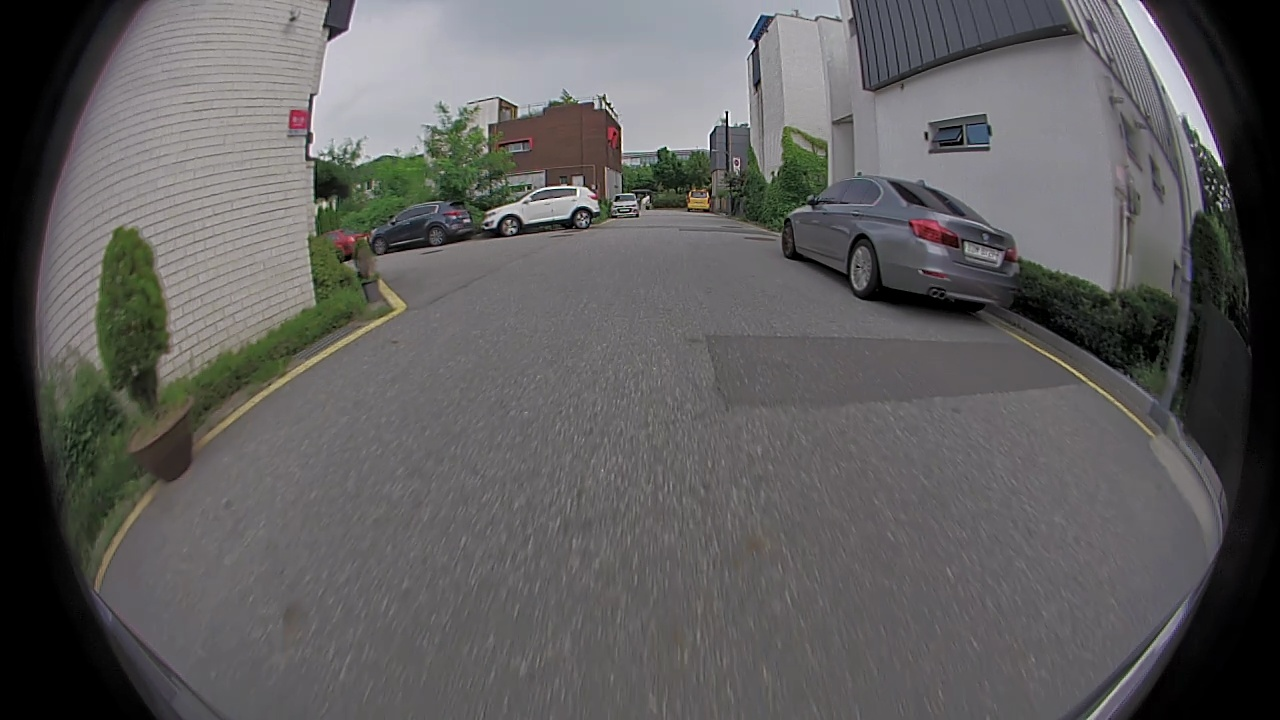
#> input picture A5_fisheye_image.jpg, 1280 x 720 px
$ python create_vignetting_mask.py
#> lines starting #> are read from the running program, lines starting #| are printed output that depends on the picture; after the words box and inside, x2 and y2 are one past the last pixel; in counts of white or black regions, pixels touching at a corner belong together; pictures that were not available may be replaced by others from this repository, and a replacement may not be noted
### options.py
# Copyright Niantic 2019. Patent Pending. All rights reserved.
#
# This software is licensed under the terms of the Monodepth2 licence
# which allows for non-commercial use only, the full terms of which are made
# available in the LICENSE file.

from __future__ import absolute_import, division, print_function

import os
import argparse
from select import select

file_dir = os.path.dirname(__file__)  # the directory that options.py resides in


class MonodepthOptions:
    def __init__(self):
        self.parser = argparse.ArgumentParser(description="Monodepthv2 options")
        # Deep Network
        self.parser.add_argument("--depth_network",
                                 type=str,
                                 help="choose the deep network",
                                 default="DepthResNet",
                                 choices=["DepthResNet", "DepthResNet_latest", "DepthPSResNet",
                                          "DepthResNet_CBAM", "HRLiteNet", "LwDepthResNet",
                                          "RepVGGNet"])
        self.parser.add_argument("--decoder",
                                 type=str,
                                 help="choose the depth decoder : [Lite_Decoder, original, ECA_Dnet, Dnet, HR_decoder, PS(Pixel Shuffle)_Decoder, PS_RepVGG_Decoder, PS_Dnet_RepVGG_Decoder]",
                                 default="original",
                                 choices=["Lite_Decoder", "original", "ECA_Dnet", "Dnet",
                                          "HR_decoder", "PS_Decoder", "PS_RepVGG_Decoder", "PS_Dnet_RepVGG_Decoder",
                                          "CAD_Decoder", "NCDL_Decoder"])

        # PATHS
        self.parser.add_argument("--data_path",
                                 type=str,
                                 help="path to the training data",
                                 default=os.path.join(file_dir, "kitti_data"))
        self.parser.add_argument("--log_dir",
                                 type=str,
                                 help="log directory",
                                 default=os.path.join(os.path.expanduser("~"), "tmp"))

        # TRAINING options
        self.parser.add_argument("--disable_auto_blur",
                                 help="if set, disable Auto-Blur",
                                 default=False, action="store_true")
        self.parser.add_argument("--receptive_field_of_auto_blur",
                                 type=int, default=9)
        self.parser.add_argument("--disable_ambiguity_mask",
                                 help="if set, disable Ambiguity-Masking",
                                 default=False,
                                 action="store_true")
        self.parser.add_argument("--ambiguity_thresh",
                                 type=float,
                                 help="threshold for ambiguous pixels",
                                 default=0.3)
        self.parser.add_argument("--hf_pixel_thresh",
                                 type=float,
                                 help="hf pixel thresh in Auto-Blur",
                                 default=0.2)
        self.parser.add_argument("--hf_area_percent_thresh",
                                 type=int, default=60)
        self.parser.add_argument("--ambiguity_by_negative_exponential",
                                 help='if set, use negative exponential '
                                      'to replace threshold',
                                 default=False, action="store_true")
        self.parser.add_argument("--negative_exponential_coefficient",
                                 help='coefficient of negative '
                                      'exponential function',
                                 type=int, default=3)
        self.parser.add_argument("--random_seed",
                                 default=None, type=int)

        self.parser.add_argument("--model_name",
                                 type=str,
                                 help="the name of the folder to save the model in",
                                 default="mdp")
        self.parser.add_argument("--split",
                                 type=str,
                                 help="which training split to use",
                                 choices=["eigen_zhou", "eigen_full", "odom",
                                        "benchmark", "eigen_test", "cityscapes_preprocessed",
                                        "A5_v4_frontview", "A5_v4_frontview_denoise", "A5_v4_frontview_carhood",
                                        "A5_adj_3_rearview", "A5_verify_rearview_default", "A5_verify_rearview_selected",
                                        "A5_fisheye_cropped_images_for_md2", "A5_fisheye_original_images_for_md2", "A6_ch2_md2_dataset"],
                                 default="eigen_zhou")
        self.parser.add_argument("--num_layers",
                                 type=int,
                                 help="number of resnet layers",
                                 default=18,
                                 choices=[18, 34, 50, 101, 152])
        self.parser.add_argument("--dataset",
                                 type=str,
                                 help="dataset to train on",
                                 default="kitti",
                                 choices=["kitti", "kitti_odom", "kitti_depth", "kitti_test",
                                          "cityscapes_preprocessed", "nextchip"])
        self.parser.add_argument("--png",
                                 help="if set, trains from raw KITTI png files (instead of jpgs)",
                                 action="store_true")
        self.parser.add_argument("--height",
                                 type=int,
                                 help="input image height",
                                 default=192)
        self.parser.add_argument("--width",
                                 type=int,
                                 help="input image width",
                                 default=640)
        self.parser.add_argument("--disparity_smoothness",
                                 type=float,
                                 help="disparity smoothness weight",
                                 default=1e-3)
        self.parser.add_argument("--scales",
                                 nargs="+",
                                 type=int,
                                 help="scales used in the loss",
                                 default=[0, 1, 2, 3])
        self.parser.add_argument("--min_depth",
                                 type=float,
                                 help="minimum depth",
                                 default=0.1)
        self.parser.add_argument("--max_depth",
                                 type=float,
                                 help="maximum depth",
                                 default=100.0)
        self.parser.add_argument("--use_stereo",
                                 help="if set, uses stereo pair for training",
                                 action="store_true")
        self.parser.add_argument("--frame_ids",
                                 nargs="+",
                                 type=int,
                                 help="frames to load",
                                 default=[0, -1, 1])


        # OPTIMIZATION options
        self.parser.add_argument("--batch_size",
                                 type=int,
                                 help="batch size",
                                 default=12)
        self.parser.add_argument("--learning_rate",
                                 type=float,
                                 help="learning rate",
                                 default=1e-4)
        self.parser.add_argument("--num_epochs",
                                 type=int,
                                 help="number of epochs",
                                 default=20)
        self.parser.add_argument("--scheduler_step_size",
                                 type=int,
                                 help="step size of the scheduler",
                                 default=12)
        self.parser.add_argument("--lr_scheduler",
                                 type=str,
                                 help="Choose lr_sheduler",
                                 default="StepLR",
                                 choices=["StepLR", "CosAnnLR"])

        # ABLATION options
        self.parser.add_argument("--v1_multiscale",
                                 help="if set, uses monodepth v1 multiscale",
                                 action="store_true")
        self.parser.add_argument("--avg_reprojection",
                                 help="if set, uses average reprojection loss",
                                 action="store_true")
        self.parser.add_argument("--disable_automasking",
                                 help="if set, doesn't do auto-masking",
                                 action="store_true")
        self.parser.add_argument("--predictive_mask",
                                 help="if set, uses a predictive masking scheme as in Zhou et al",
                                 action="store_true")
        self.parser.add_argument("--no_ssim",
                                 help="if set, disables ssim in the loss",
                                 action="store_true")
        self.parser.add_argument("--weights_init",
                                 type=str,
                                 help="pretrained or scratch",
                                 default="pretrained",
                                 choices=["pretrained", "scratch"])
        self.parser.add_argument("--pose_model_input",
                                 type=str,
                                 help="how many images the pose network gets",
                                 default="pairs",
                                 choices=["pairs", "all"])
        self.parser.add_argument("--pose_model_type",
                                 type=str,
                                 help="normal or shared",
                                 default="separate_resnet",
                                 choices=["posecnn", "separate_resnet", "separate_resnet_cbam", "separate_repVGG", "shared"])
        self.parser.add_argument("--vignetting_mask",
                                 help="if set, able vignetting mask in the loss. Use only fisheye lens",
                                 default=False,
                                 action="store_true")

        # SYSTEM options
        self.parser.add_argument("--no_cuda",
                                 help="if set disables CUDA",
                                 action="store_true")
        self.parser.add_argument("--num_workers",
                                 type=int,
                                 help="number of dataloader workers",
                                 default=12)
        self.parser.add_argument("--gpu_number",
                                 help="When you want to choose GPU number",
                                 default=0)

        # LOADING options
        self.parser.add_argument("--load_weights_folder",
                                 type=str,
                                 help="name of model to load")
        self.parser.add_argument("--models_to_load",
                                 nargs="+",
                                 type=str,
                                 help="models to load",
                                 default=["encoder", "depth", "pose_encoder", "pose"])

        # LOGGING options
        self.parser.add_argument("--log_frequency",
                                 type=int,
                                 help="number of batches between each tensorboard log",
                                 default=250)
        self.parser.add_argument("--save_frequency",
                                 type=int,
                                 help="number of epochs between each save",
                                 default=1)

        # EVALUATION options
        self.parser.add_argument("--eval_stereo",
                                 help="if set evaluates in stereo mode",
                                 action="store_true")
        self.parser.add_argument("--eval_mono",
                                 help="if set evaluates in mono mode",
                                 action="store_true")
        self.parser.add_argument("--disable_median_scaling",
                                 help="if set disables median scaling in evaluation",
                                 action="store_true")
        self.parser.add_argument("--pred_depth_scale_factor",
                                 help="if set multiplies predictions by this number",
                                 type=float,
                                 default=1)
        self.parser.add_argument("--ext_disp_to_eval",
                                 type=str,
                                 help="optional path to a .npy disparities file to evaluate")
        self.parser.add_argument("--eval_split",
                                 type=str,
                                 default="eigen",
                                 choices=[
                                    "eigen", "eigen_benchmark", "benchmark", "odom_9", "odom_10"],
                                 help="which split to run eval on")
        self.parser.add_argument("--save_pred_disps",
                                 help="if set saves predicted disparities",
                                 action="store_true")
        self.parser.add_argument("--no_eval",
                                 help="if set disables evaluation",
                                 action="store_true")
        self.parser.add_argument("--onepass",
                                 help="if set onepass model for evaluation",
                                 action="store_true")
        self.parser.add_argument("--eval_eigen_to_benchmark",
                                 help="if set assume we are loading eigen results from npy but "
                                      "we want to evaluate using the new benchmark.",
                                 action="store_true")
        self.parser.add_argument("--eval_out_dir",
                                 help="if set will output the disparities to this folder",
                                 type=str)
        self.parser.add_argument("--post_process",
                                 help="if set will perform the flipping post processing "
                                      "from the original monodepth paper",
                                 action="store_true")

        # [9 lines of commented-out code are left out]

    def parse(self):
        self.options = self.parser.parse_args()
        return self.options

### create_vignetting_mask.py
import cv2
import os
import numpy as np
import matplotlib.pyplot as plt
from tqdm import tqdm
from os import listdir
from scipy.optimize import leastsq
from options import MonodepthOptions


class fisheye_dataset_vignetting_tools:
    def __init__(self, options):
        self.file_dir = os.path.dirname(__file__)  # the directory that A5_dataset_splits.py resides in
        self.opt = options
        self.train_val_folder = sorted(listdir(self.opt.data_path))


    # Function to calculate the residuals for least squares circle fit
    def calculate_residuals(self, c, x, y):
        xi = c[0]
        yi = c[1]
        ri = c[2]
        return ((x-xi)**2 + (y-yi)**2 - ri**2)


    def create_vignetting_mask(self):
    # Initialize lists to store the coordinates of the first non-black pixels from left and right for each row
        x_coords = []
        y_coords = []

        non_vignetting_threshold = 33
        inner_circle_margin = 5
        # Random Image selection
        img = cv2.imread("A5_fisheye_image.jpg")
#> img is the input picture: shape (720, 1280, 3); mean B, G, R 94.3, 94.4, 95.5
        img_gray = cv2.cvtColor(img, cv2.COLOR_BGR2GRAY)
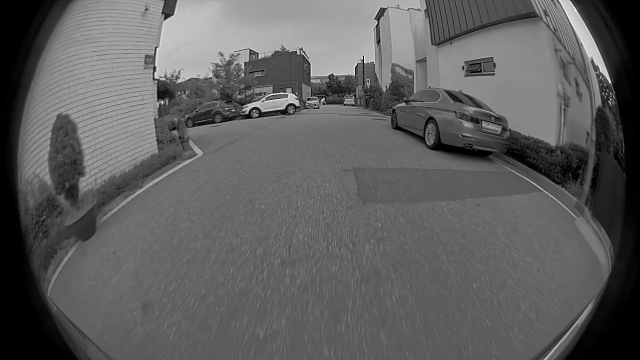
#> img_gray: shape (720, 1280) (shown at 1/2 size); min 0, max 255, mean 94.7
        # Scan each row of the image
        for i in range(img_gray.shape[0]):

            # Scan from the left
            for j in range(img_gray.shape[1]):
                if np.any(img_gray[i,j] > non_vignetting_threshold):
                    x_coords.append(j)
                    y_coords.append(i)
                    break

            # Scan from the right
            for j in range(img_gray.shape[1]-1, -1, -1):
                if np.any(img_gray[i,j] > non_vignetting_threshold):
                    x_coords.append(j)
                    y_coords.append(i)
                    break

        # Convert the lists to numpy arrays
        x = np.array(x_coords)
        y = np.array(y_coords)

        # Initial guess for circle parameters (center at middle of image, radius half the image width)
        c0 = [img_gray.shape[1]/2, img_gray.shape[0]/2, img_gray.shape[1]/4]

        # Perform least squares circle fit
        c, _ = leastsq(self.calculate_residuals, c0, args=(x, y))

        img_color = img.copy()
        # Draw the circle on the original image
        cv2.circle(img_color, (int(c[0]), int(c[1])), int(c[2])-10, (0, 255, 0), 2)
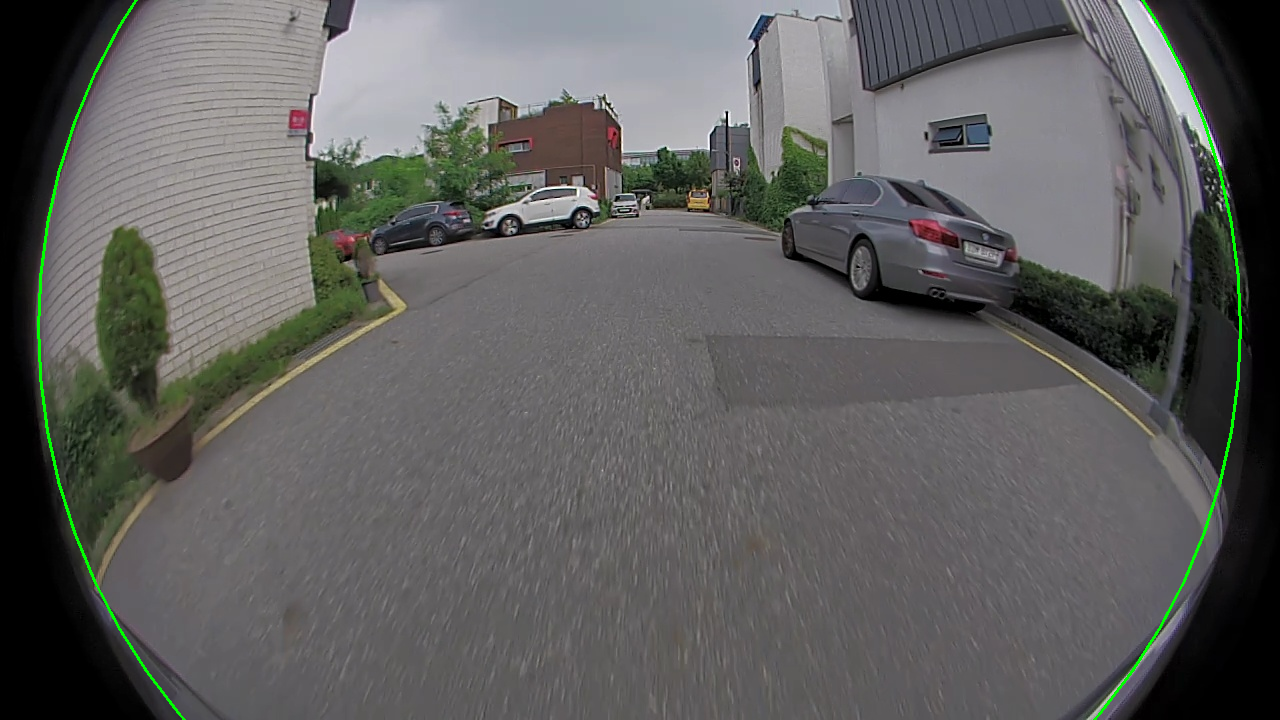
#> img_color: shape (720, 1280, 3); 0.5% of pixels changed, all inside (x1, y1, x2, y2) = (37, 0, 1242, 720)

        # Fill in the inside of the circle
        mask_valid = np.zeros((img.shape[0], img.shape[1])).astype(np.uint8)
        cv2.circle(mask_valid, (int(c[0]), int(c[1])), int(c[2])-inner_circle_margin, 1, -1)
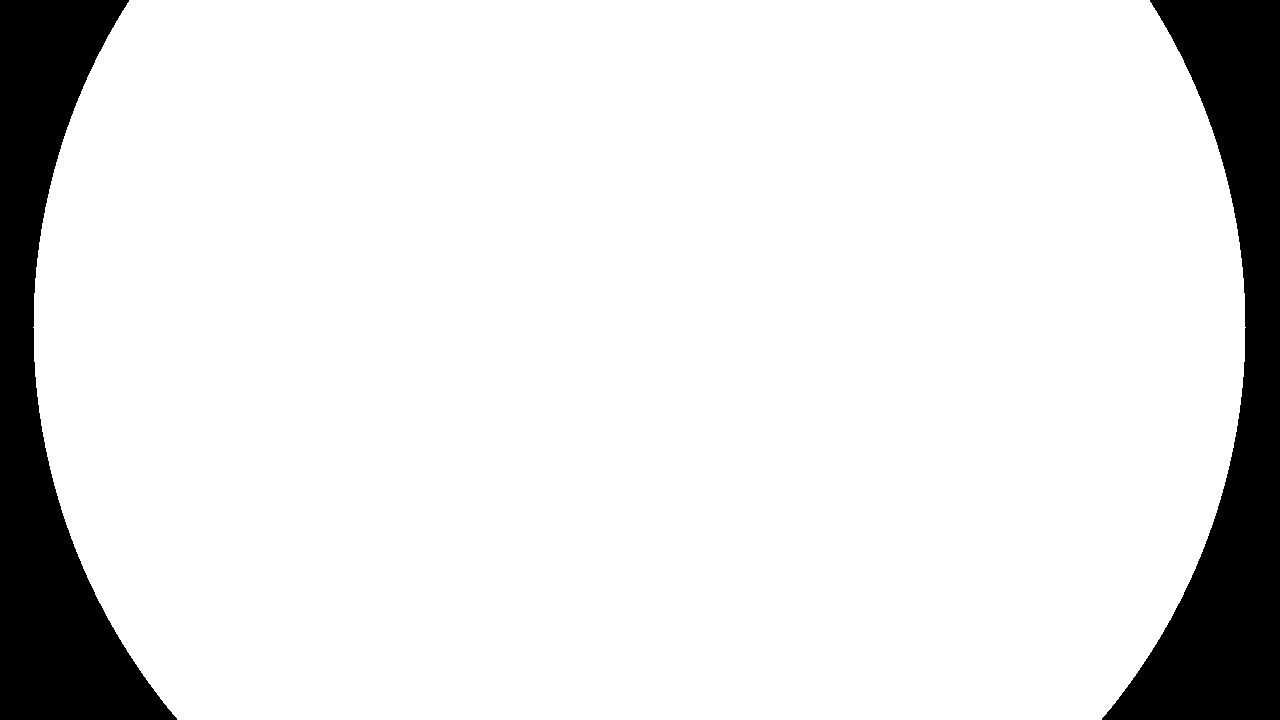
#> mask_valid: shape (720, 1280); values 0 (black) and 1 (white), 88.6% white; 2 black regions, box (x1, y1, x2, y2) and area: (1102, 0, 1280, 720) 52867, (0, 0, 177, 720) 52147
        cv2.imwrite('A5_vignetting_mask.jpg', mask_valid)
        np.save('A5_vignetting_mask.npy', mask_valid)
        print('work done.')


if __name__ == "__main__":
    options = MonodepthOptions()
    tool = fisheye_dataset_vignetting_tools(options.parse())
    tool.create_vignetting_mask()

$ run again, on test_x.jpg
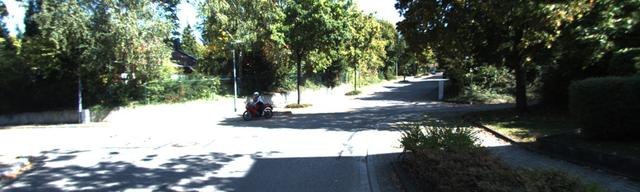
#> input picture test_x.jpg, 640 x 192 px, given in place of A5_fisheye_image.jpg, which was not available
#> in create_vignetting_mask, img is the input picture: shape (192, 640, 3); mean B, G, R 95.3, 103.4, 95.7
#> in create_vignetting_mask, `cv2.circle(img_color, (int(c[0]), int(c[1])), int(c[2])-10, (0, 255, 0..`:
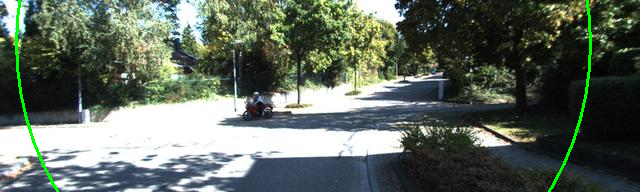
#> img_color: shape (192, 640, 3); 0.97% of pixels changed, all inside (x1, y1, x2, y2) = (15, 0, 592, 192)
#> in create_vignetting_mask, `cv2.circle(mask_valid, (int(c[0]), int(c[1])), int(c[2])-inner_circle_..`:
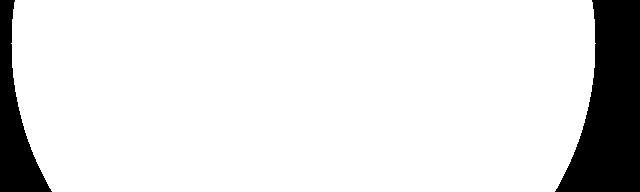
#> mask_valid: shape (192, 640); values 0 (black) and 1 (white), 88% white; 2 black regions, box (x1, y1, x2, y2) and area: (555, 0, 640, 192) 10552, (0, 0, 52, 192) 4216
